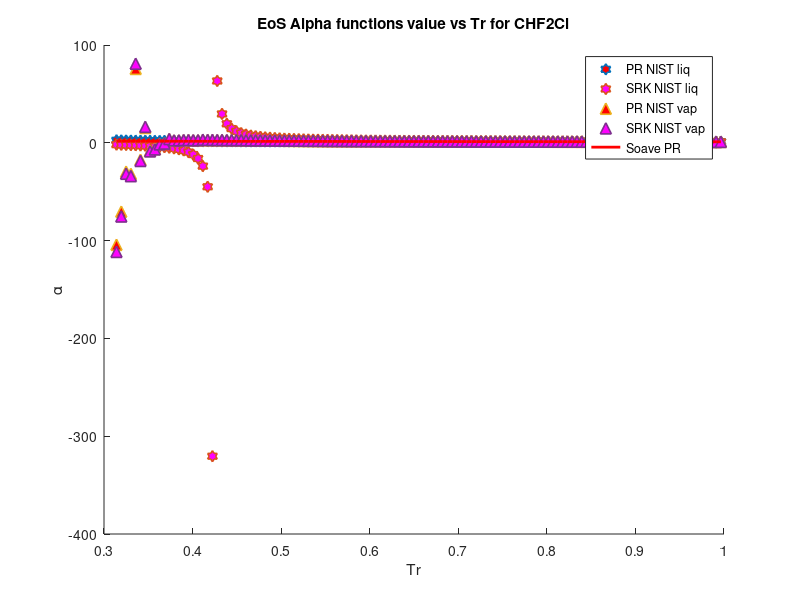

This chart was generated by the following MATLAB code:
clear 
clc
load CHF2Cl_sat_data.mat
%alpha PR & SRK for CHF2Cl
P = P*10^6;
omega = 0.221; %Acentric factor
Tc = 369.3; %K
Pc = 4970000; %Pa
R = 8.31446 %J/K*mol
Zc = 0.269;
b1 = 0.07780*(R*Tc/Pc);
a1 = 0.45724*(((R^2)*(Tc^2))/Pc);
b2 = 0.08664*(R*Tc/Pc);
a2 = 0.42747*(((R^2)*(Tc^2))/Pc);
omega_c = 1-3*Zc;
omega_b = 0.08446114781;
omega_a = 3*Zc^2+3*(1-2*Zc)*omega_b+omega_b^2+1-3*Zc;
a3 = omega_a*(((R^2)*(Tc^2))/Pc);
b3 = omega_b*(R*Tc/Pc);
c3 = omega_c*(R*Tc/Pc);
T = 116; %k
M = 86.47/1000; %kg/mol
S1=0.37464+1.54226*omega-0.26992*omega^2;
S2=0.48508+1.55171*omega-0.176*omega^2;

for i = 1:1:127
   Pr = P/Pc; 
   Tr = T/Tc;
   Tr_list(i)=Tr;
   Vm_liq(i) = M/rho_liq(i);
   Vm_vap(i) = M/rho_vap(i);
   alpha_PT_liq(i) = ((R*T)/(Vm_liq(i)-b3)-P(i))*((Vm_liq(i)^2+b3*Vm_liq(i)+c3*Vm_liq(i)-c3*b3)/a3);
   alpha_PT_vap(i) = ((R*T)/(Vm_vap(i)-b3)-P(i))*((Vm_vap(i)^2+b3*Vm_vap(i)+c3*Vm_vap(i)-c3*b3)/a3);
   alpha_PR_liq(i) = ((R*T)/(Vm_liq(i)-b1)-P(i))*((Vm_liq(i)^2+2*b1*Vm_liq(i)-b1^2)/a1)
   alpha_SRK_liq(i) = ((R*T)/(Vm_liq(i)-b2)-P(i))*((Vm_liq(i)^2+b2*Vm_liq(i))/a2);
   alpha_PR_vap(i) = ((R*T)/(Vm_vap(i)-b1)-P(i))*((Vm_vap(i)^2+2*b1*Vm_vap(i)-b1^2)/a1);
   alpha_SRK_vap(i) = ((R*T)/(Vm_vap(i)-b2)-P(i))*((Vm_vap(i)^2+b2*Vm_vap(i))/a2);
   alpha_soave_PR(i) =(1+S1*(1-sqrt(Tr)))^2;
   alpha_soave_SRK(i) =(1+S2*(1-sqrt(Tr)))^2;
   alpha_Gasem(i) = exp((1.943+0.926*Tr)*(1-(Tr)^0.1441));
%    alpha_twu(i) = (Tr)^(0.081043)*exp(0.915696*(1-(Tr)^(2.61622)));
   Temp(i)=T;
   T = T+2;
end
hold on

 plot(Tr_list,alpha_PR_liq,'h','MarkerSize',8,'MarkerFaceColor','r','LineWidth',1.2)
 %plot(Tr_list,alpha_PT_liq,'h','MarkerSize',8,'MarkerFaceColor','g','LineWidth',1.2)
 plot(Tr_list,alpha_SRK_liq,'h','MarkerSize',8,'MarkerFaceColor','m','LineWidth',1.2)
 plot(Tr_list,alpha_PR_vap,'^','MarkerSize',8,'MarkerFaceColor','r','LineWidth',1.2)
 %plot(Tr_list,alpha_PT_vap,'^','MarkerSize',8,'MarkerFaceColor','g','LineWidth',1.2)
 plot(Tr_list,alpha_SRK_vap,'^','MarkerSize',8,'MarkerFaceColor','m','LineWidth',1.2)
 plot(Tr_list,alpha_soave_PR,'r','LineWidth',2)
% plot(Tr_list,alpha_soave_SRK,'g','LineWidth',2)
% plot(Tr_list,alpha_Gasem,'b','LineWidth',2)

hold off
legend('PR NIST liq','SRK NIST liq','PR NIST vap','SRK NIST vap','Soave PR')
xlabel('Tr')
ylabel('\alpha')
title('EoS Alpha functions value vs Tr for CHF2Cl')